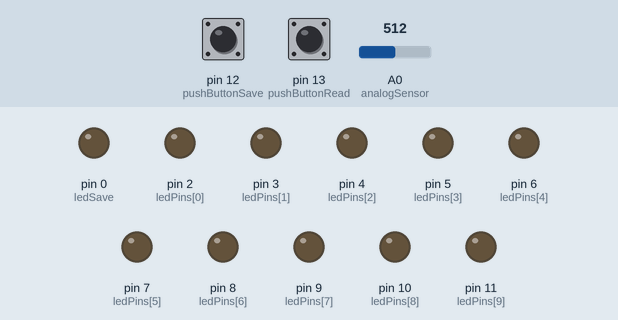
The sketch below on a simulated Arduino Uno, built with avr-gcc and run on an emulated ATmega328P. On the bench: output pins drawn as LEDs (lit = HIGH). The inputs (shaded band) are chosen by the test bench; at power-on: A0 (analogSensor) = 512, pin 12 (pushButtonSave) LOW, pin 13 (pushButtonRead) LOW. EEPROM starts erased.

Above: at 1.2 s.
1.3 s: A0 (analogSensor) set to 704
2.8 s: A0 (analogSensor) set to 731
At 3.3 s:
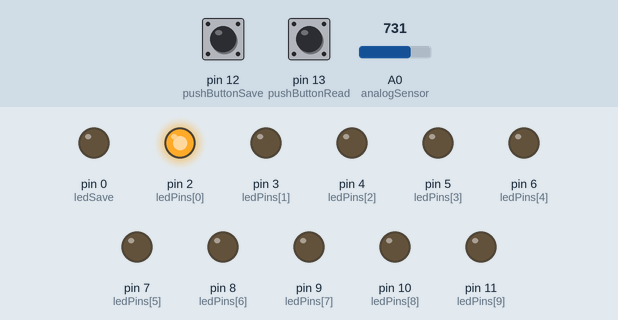
4.3 s: pin 12 (pushButtonSave) pulled HIGH for 0.15 s
At 4.7 s:
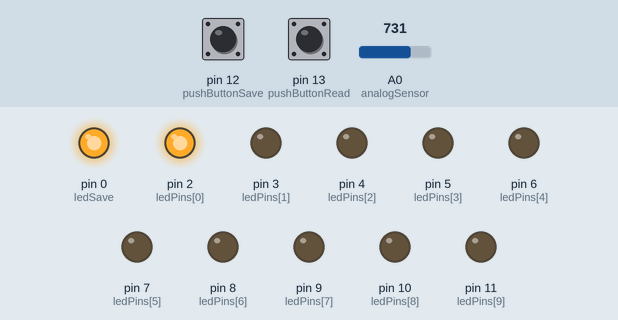
7.4 s: pin 13 (pushButtonRead) pulled HIGH for 3.2 s
At 8.4 s:
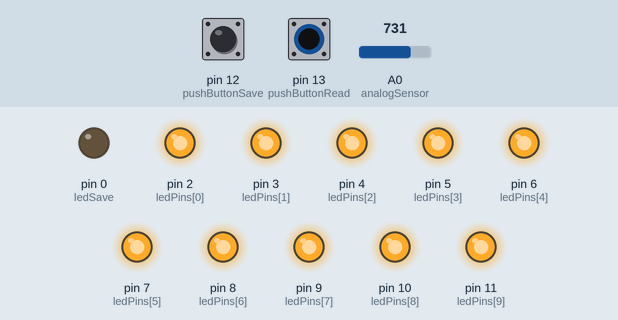
12.1 s: pin 13 (pushButtonRead) pulled HIGH for 0.15 s
At 13.1 s:
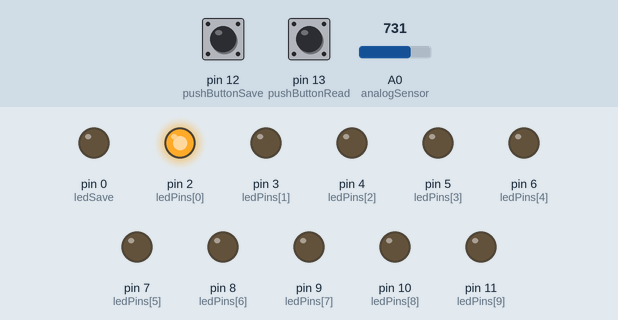
14.1 s: pin 13 (pushButtonRead) pulled HIGH for 1 s
At 15.9 s:
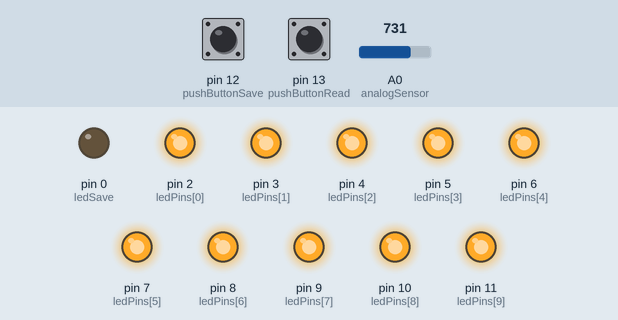
Timing chart, 0 to 17.4 s (numbered marks = the images above; inputs shaded):
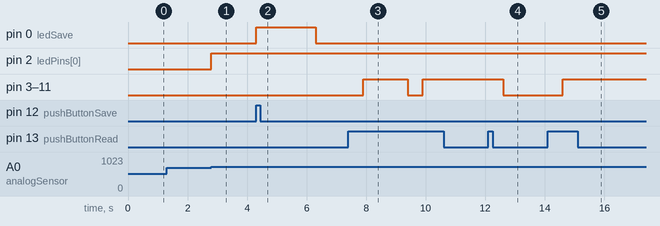

The sketch:

alcoholimetro.ino
```cpp
//Versión modificada
//1.1

#include <EEPROM.h>
const int analogSensor = 0;
const int ledCount = 10;
const int ledSave = 0;
const int pushButtonSave = 12;
const int pushButtonRead = 13;

int ledPins[] = {2,3,4,5,6,7,8,9,10,11};
int buttonSave = 0;
int buttonRead = 0;
int buttonCount = 0;

void setup() {
  //Serial.begin(9600);
  pinMode(ledSave, OUTPUT);
  pinMode(pushButtonSave, INPUT);
  pinMode(pushButtonRead, INPUT);
  for (int thisLed = 0; thisLed < ledCount; thisLed++) {
    pinMode(ledPins[thisLed], OUTPUT);
  }
}

void guardar(int value) {
  int temp1 = EEPROM.read(0);
  int temp2 = EEPROM.read(1);
  EEPROM.write(0, value);
  EEPROM.write(1, temp1);
  EEPROM.write(2, temp2);
  //Serial.println("guardado");
  delay(2000);
}

void mostrar() {
  while (true) {
    buttonRead = digitalRead(pushButtonRead);
    if (buttonRead == HIGH) {
      if (buttonCount < 3) {
        int dataReaded = EEPROM.read(buttonCount);
        //Serial.print(buttonCount);
        //Serial.print("\t");
        //Serial.println(dataReaded);

        for (int ledHigh = 0; ledHigh < ledCount; ledHigh++) {
          if (ledHigh < dataReaded) {
            digitalWrite(ledPins[ledHigh], HIGH);
          } else {
            digitalWrite(ledPins[ledHigh], LOW);
          }
        }

        buttonCount++;
        delay(500);
      } else {
        break;
      }
    }
  }
  buttonCount = 0;
  delay(500);
}

void loop() {
  int dataLevel = map(analogRead(analogSensor), 700, 900, 0, ledCount);
  if (dataLevel < 0) {
    dataLevel = 0;
  }
  if (dataLevel > 10) {
    dataLevel = 10;
  }
  //Serial.println(dataLevel);

  for (int ledHigh = 0; ledHigh < ledCount; ledHigh++) {
    if (ledHigh < dataLevel) {
      digitalWrite(ledPins[ledHigh], HIGH);
    } else {
      digitalWrite(ledPins[ledHigh], LOW);
    }
  }

  buttonSave = digitalRead(pushButtonSave);
  if (buttonSave == HIGH) {
    digitalWrite(ledSave, HIGH);
    guardar(dataLevel);
  } else {
    digitalWrite(ledSave, LOW);
  }

  buttonRead = digitalRead(pushButtonRead);
  if (buttonRead == HIGH) {
    mostrar();
  }
}
```

Measured:
- the behaviour switches between 719 and 720 on A0 (analogSensor) (found by bisection; images 0 and 1)
- after the input at 1.3 s, every drawn part: stays the same
- after the input at 2.8 s, pin 2 (ledPins[0]): LOW → HIGH at once
- after the input at 4.3 s, pin 0 (ledSave): LOW → HIGH at once, → LOW 2.0 s later
- after the input at 7.4 s, pin 3 (ledPins[1]), pin 4 (ledPins[2]), pin 5 (ledPins[3]), pin 6 (ledPins[4]), pin 7 (ledPins[5]), pin 8 (ledPins[6]), pin 9 (ledPins[7]), pin 10 (ledPins[8]), pin 11 (ledPins[9]): LOW → HIGH after 0.50 s, → LOW 1.5 s later, → HIGH 0.50 s later
- after the input at 12.1 s, pin 3 (ledPins[1]), pin 4 (ledPins[2]), pin 5 (ledPins[3]), pin 6 (ledPins[4]), pin 7 (ledPins[5]), pin 8 (ledPins[6]), pin 9 (ledPins[7]), pin 10 (ledPins[8]), pin 11 (ledPins[9]): HIGH → LOW after 0.50 s
- after the input at 14.1 s, pin 3 (ledPins[1]), pin 4 (ledPins[2]), pin 5 (ledPins[3]), pin 6 (ledPins[4]), pin 7 (ledPins[5]), pin 8 (ledPins[6]), pin 9 (ledPins[7]), pin 10 (ledPins[8]), pin 11 (ledPins[9]): LOW → HIGH after 0.50 s
